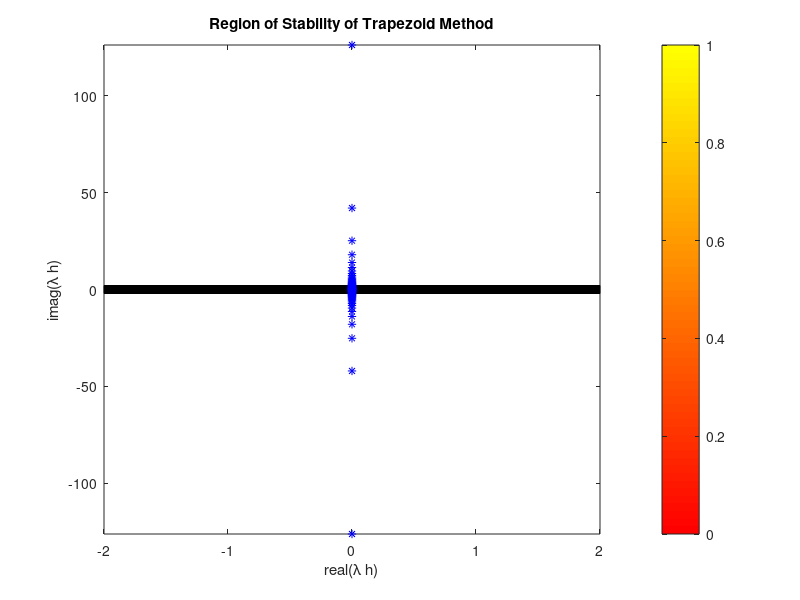

The MATLAB source for this figure:
%%%%%%%%%%%%%%%%%%%%%%%%%%%%%%%%%%%%%%%%%%%%%%%%%%%%%%%%%%%%%%%%%%%%%%%
%Region of Stability of Euler's Method
%EM y_i+1=y_i+h f(x_i,y_i)
% r(lambda h)=(1+h*lambda)
r=@(z)(1+z)
disp('Forward Euler')
%Method 1
disp('Method 1')
xval=linspace(-2,2);
yval=linspace(-2,2);
[X Y]=meshgrid(xval,yval);
Z=X+1i*Y;
Rval=abs(r(Z));
clf
colormap autumn
h=pcolor(xval,yval,(Rval<1)*1.0);
colorbar
title('Region of Stability of Euler Method')
xlabel('real(\lambda h)')
ylabel('imag(\lambda h)')
pause
%Method 2
disp('Method 2')
thetaval=linspace(0,2*pi);
data=[];
i=1;
for theta=thetaval
    %Polynomial for matlab 
    %will be 
    r=[1 1-exp(1i*theta)];
    data(i,:)=roots(r);
    i=i+1;
end
hold on



plot(data(:),'b*')
pause
%%%%%%%%%%%%%%%%%%%%%%%%%%%%%%%%%%%%%%%%%%%%%%%%%%%%%%%%%%%%%%%%%%%%%%%%%%%%%
%Region of Stability of Backward Euler's Method
%BEM y_i+1=y_i+h f(x_i+1,y_i+1)
% r(lambda h)=1./(1-h*lambda)
r=@(z)1./(1-z)
disp('Backward Euler')
%Method 1
disp('Method 1')
xval=linspace(-2,2);
yval=linspace(-2,2);
[X Y]=meshgrid(xval,yval);
Z=X+1i*Y;
Rval=abs(r(Z));
clf
colormap autumn
pcolor(xval,yval,(Rval<1)*1.0)
colorbar
title('Region of Stability of Backward Euler Method')
xlabel('real(\lambda h)')
ylabel('imag(\lambda h)')
pause
%Method 2
disp('Method 2')
%To use method 2 for rational functions 
% r(z)= h(z)/g(z)
% Let h(z)/g(z)=e^{i theta}
% then
% h(z)-g(z)*e^{i theta}
% Is the polynomial whose roots we want to find
thetaval=linspace(0,2*pi);
data=[];
i=1;

for theta=thetaval
    %h=1 -> [ 0 1]%
    %g=(1-z) -> [-1 1]
    % Hence the coefficients will be
    r=[0 1]-exp(1i*theta)*[-1 1];
    data(i,:)=roots(r);
    i=i+1;
end
hold on

plot(data(:),'b*')
pause

%%%%%%%%%%%%%%%%%%%%%%%%%%%%%%%%%%%%%%%%%%%%%%%%%%%%%%%%%%%%%%%%%%%%%%%%%%%%%
%Region of Stability of Trapezoid Method
%Trap y_i+1=y_i+h/2( f(x_i+1,y_i+1)+f(x_i+1,y_i+1))
% r(lambda h)=(1+h lambda /2)./(1-h*lambda/2)
r=@(z)(1+z/2)./(1-z/2)
disp('Trapezoid')
%Method 1
disp('Method 1')
xval=linspace(-2,2);
yval=linspace(-2,2);
[X Y]=meshgrid(xval,yval);
Z=X+1i*Y;
Rval=abs(r(Z));
clf
colormap autumn
pcolor(xval,yval,(Rval<1)*1.0)
colorbar
title('Region of Stability of Trapezoid Method')
xlabel('real(\lambda h)')
ylabel('imag(\lambda h)')
pause
%Method 2
disp('Method 2')
%To use method 2 for rational functions 
% r(z)= h(z)/g(z)
% Let h(z)/g(z)=e^{i theta}
% then
% h(z)-g(z)*e^{i theta}
% Is the polynomial whose roots we want to find
thetaval=linspace(0,2*pi);
data=[];
i=1;

for theta=thetaval
    %h=1 -> [ 1/2 1]%
    %g=(1-z) -> [-1/2 1]
    % Hence the coefficients will be
    % 
    
    r=[1/2 1]-exp(1i*theta)*[-1/2 1];
    data(i,:)=roots(r);
    i=i+1;
end
hold on

plot(data(:),'b*')
pause
return
%%%%%%%%%%%%%%%%%%%%%%%%%%%%%%%%%%%%%%%%%%%%%%%%%%%%%%%%%%%%%%%%%%%%%%%n
%Region of stability for AB-2
%EM y_i+1=y_i+h/2*(3 f(x_i,y_i)-  f(x_i-1,y_i-1))
% Replace y_{i} with r^i simplify
%Method 2
disp('Method 2')
clf
title('Region of Stability of AB-2')
thetaval=linspace(0,2*pi);
data=[];
i=1;
for theta=thetaval
    %Polynomial for matlab 
    %will be 
    rtemp =exp(1i*theta);
    r=[-1/2+3/2*rtemp rtemp-rtemp^2];
    data(i,:)=roots(r);
    i=i+1;
end
hold on

axis([-2 2 -2 2])

plot(data(:),'b*')
pause
%%%%%%%%%%%%%%%%%%%%%%%%%%%%%%%%%%%%%%%%%%%%%%%%%%%%%%%%%%%%%%%%%%%%%%%
%Region of stability for AM-3
%EM y_i+1=y_i+h/12*(5 f(x_i+1,y_i+1)+8 f(x_i,y_i)- f(x_i-1-1,y_i-1))
% Replace y_{i} with r^i simplify
%Method 2
disp('Method 2')
clf
thetaval=linspace(0,2*pi);
data=[];
i=1;
for theta=thetaval
    %Polynomial for matlab 
    %will be 
    rtemp =exp(1i*theta);
    r=[1/12*(5*rtemp^2+8*rtemp-1) rtemp-rtemp.^2 ];
%    r=[1/2*(rtemp+1) 1-rtemp ];
    data(i,:)=roots(r);
    i=i+1;
end
hold on
   
hlambda=-3;
roots([5*hlambda/12-1 8*hlambda/12+1 -hlambda/12]);

axis([-2 2 -2 2])

plot(data(:),'b*')
pause

